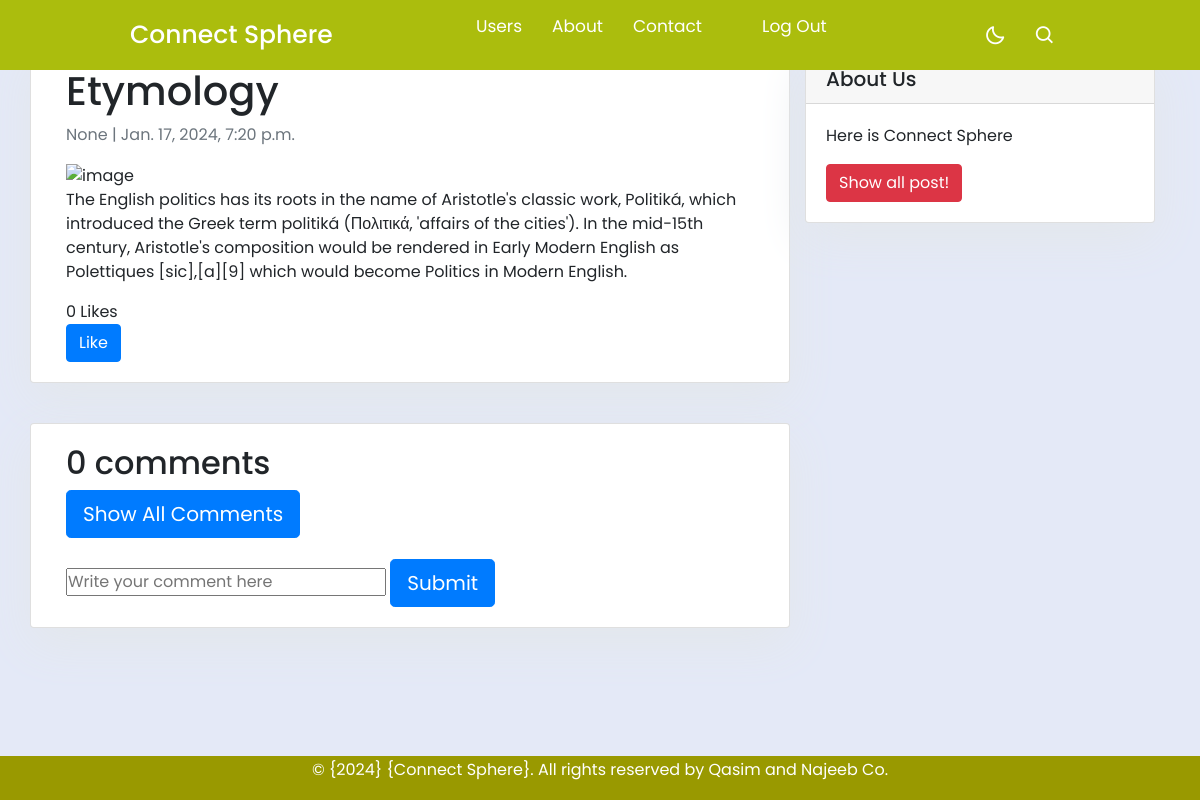
Before: /posts/post_detail/4/ with the older database file.
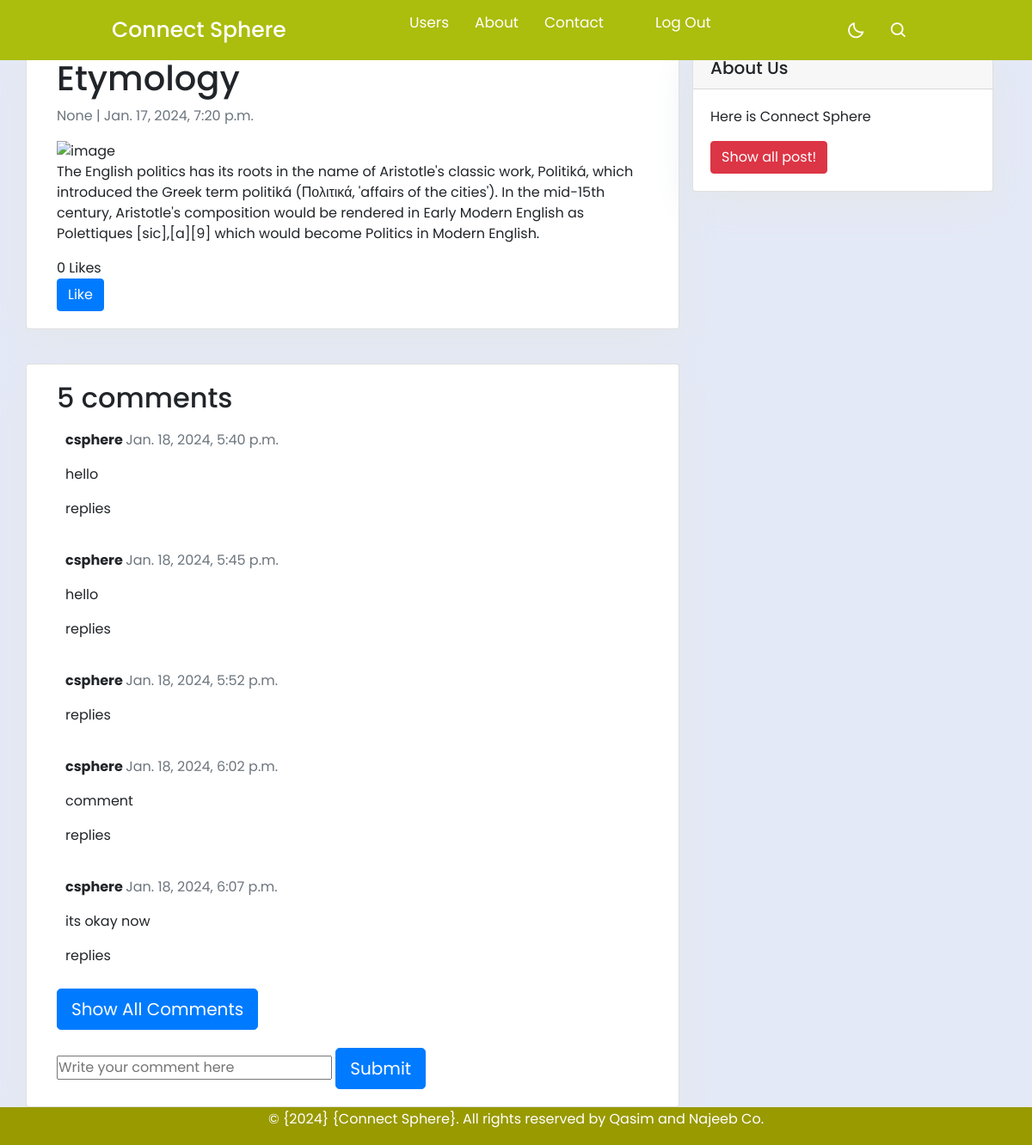
After: the same page with the newer database file.
### posts/models.py (models this page shows, shortened)
class Post(models.Model):
    title        = models.CharField(max_length=255)
    content      = models.TextField()
    like         = models.ManyToManyField(User, related_name='likes', blank= True, null= True)
    shared_user  = models.ForeignKey(User, on_delete=models.CASCADE, null= True)
    created_on   = models.DateTimeField(default=timezone.now)
    shared_on    = models.DateTimeField(default=timezone.now)
    image        = models.ImageField(upload_to='post_pic', blank=True, null=True)
    is_private   = models.BooleanField(default= False)
    def total_like(self):
        return self.like.count()

class Comment(models.Model):
    post = models.ForeignKey(Post, on_delete=models.CASCADE, related_name='comments')
    user = models.ForeignKey(User, on_delete=models.CASCADE)
    content = models.TextField()
    created_at = models.DateTimeField(auto_now_add=True)
    active = models.BooleanField(default=False)

### users/models.py (models this page shows)
class User(AbstractUser):
    pass

### posts/views.py (the view)
# urls.py: path('post_detail/<pk>/', post_detail, name='post_detail'),
def post_detail(request, pk):
    post = get_object_or_404(Post, id=pk)
    comments = post.comments.all()
    new_comment = None
    if request.method == 'POST':
            content = request.POST.get('content')
            post_coment = Comment(content = content , post = post , user = request.user )
            post_coment.save()
            return redirect('posts:post_detail', pk=post.id)
    is_liked= True
    if post.like.filter(id=request.user.id). exists():
        is_liked = False
    return render(request, 'posts/detail_post.html', {'post': post, 'new_comment': new_comment, 'comments': comments, "id":pk, 'total_likes': post.total_like(), 'is_liked': is_liked })

### posts/templates/posts/detail_post.html (shortened to what this page needs)
{% extends 'base.html' %}
{% block content %}
<div class="container">
    <div class="row">
        <div class="col-md-8 card mb-4 mt-3 left top">
            <div class="card-body">
                <h1>{% block title %} {{ post.title }} {% endblock title %}</h1>
                <p class=" text-muted">{{ post.shared_user }} | {{ post.created_on }}</p>
                <img src="{{'post.image.url'}}" alt="image">
                <p class="card-text ">{{ post.content | safe }}</p>
                {{ total_likes }} Like{{ total_likes|pluralize }}
                 <form action="{% url 'posts:like_post' post.id %}" method= "POST">
                   {% if is_liked %}
                   <button type="submit" name="post_id" value="{{ post_id }}" class="btn btn-primary">Like</button>
                   {% else %}
                   <button type="submit" name="post_id" value="{{ post_id }}" class="btn btn-danger">dislike</button>
                   {% endif %}
               </form>
            </div>
        </div>
        {% block sidebar %}
        {% include 'sidebar.html' %}
        {% endblock sidebar %}
        <div class="col-md-8 card mb-4 mt-3">
            <div class="card-body">
                <h2>{{ comments.count }} comments</h2>
                <div id="default-comments">
                    {% if comments %}
                        {% for comment in comments %}
                            <div class="comments" style="padding: 10px;">
                                <p class="font-weight-bold">
                                    {{ comment.user }}
                                    <span class="text-muted font-weight-normal">
                                        {{ comment.created_at }}
                                    </span>
                                </p>
                               <p> {{ comment.content  }}</p>
                                replies
                            </div>
                        {% endfor %}
                    {% endif %}
                </div>
                <button id="show-all-comments" class="btn btn-primary btn-lg" onclick="toggleComments()">Show All Comments</button>
                <form method="post" style="margin-top: 1.3em;" id="comment-form">
                    <input type="text" placeholder="Write your comment here" name="content">
                    <button type="submit" class="btn btn-primary btn-lg">Submit</button>
                </form>
            </div>
        </div>
    </div>
</div>
{% endblock content %}

Changed rows visible on the page:
computed for Post "Etymology": count "0" → "5"
added Comment: user "csphere", created_at "Jan. 18, 2024, 5:40 p.m.", content "hello"
added Comment: user "csphere", created_at "Jan. 18, 2024, 5:45 p.m.", content "hello"
added Comment: user "csphere", created_at "Jan. 18, 2024, 5:52 p.m."
added Comment: user "csphere", created_at "Jan. 18, 2024, 6:02 p.m.", content "comment"
added Comment: user "csphere", created_at "Jan. 18, 2024, 6:07 p.m.", content "its okay now"
